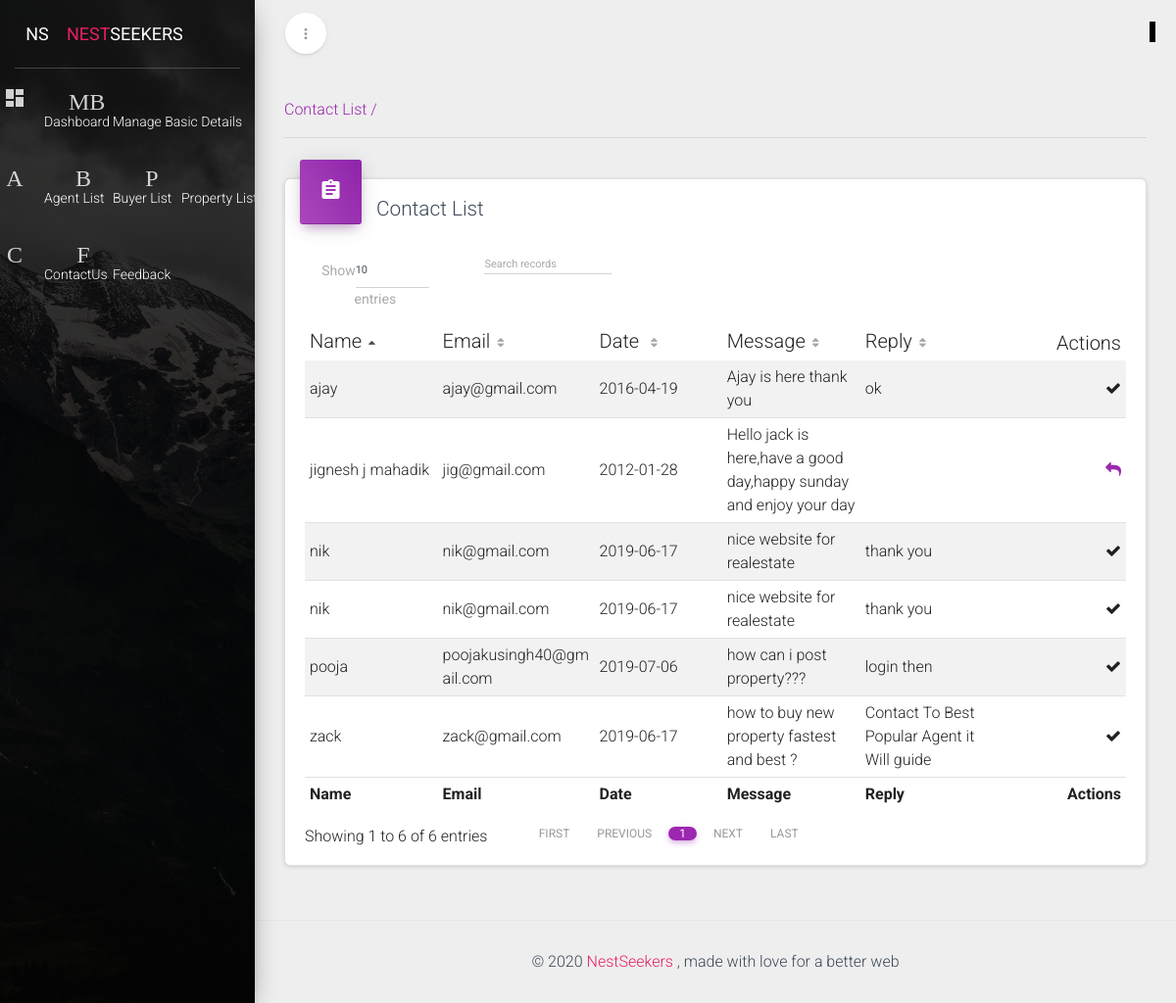
/NestSeekers/admin/ManageContactUs.php, run on the app's committed database.
### tables this page shows
CREATE TABLE IF NOT EXISTS `tblcontactus` (
  `ContactID` int(11) NOT NULL AUTO_INCREMENT,
  `Name` varchar(50) NOT NULL,
  `Email` varchar(100) NOT NULL,
  `Subject` varchar(100) NOT NULL,
  `MobileNumber` int(15) NOT NULL,
  `Message` varchar(200) NOT NULL,
  `Date` date NOT NULL,
  `IsActive` tinyint(5) NOT NULL,
  `Answer` varchar(200) DEFAULT NULL,
  `RepliedOn` date DEFAULT NULL,
  `IsReplied` tinyint(5) DEFAULT NULL,
  PRIMARY KEY (`ContactID`)
);

### NestSeekers/admin/ManageContactUs.php (the view, shortened to what this page needs)
<!doctype html>
<html lang="en">
<head>
    <?php include_once("LoadFile1.php");?>
</head>
<body >
	<div class="wrapper">
            <?php include_once("SideBarMenu.php");?>
	    <div class="main-panel">
			   <?php include_once("NavBar.php");?>
        <div class="content">
          <div class="container-fluid"><a href="">Contact List /</a><hr>
            <div class="row">
              <div class="col-md-12">
                <div class="card">
                  <div class="card-header card-header-icon" data-background-color="purple">
                    <i class="material-icons">assignment</i>
                  </div>
                  <div class="card-content">
                    <h4 class="card-title">Contact List</h4>
                    <div class="material-datatables">
                      <table id="datatables" class="table table-striped table-no-bordered table-hover" cellspacing="0" width="100%" style="width:100%">
                            <thead>
                                <tr>
                                    <th>Name</th>
                                    <th>Email</th>
                                    <th>Date </th>
                                    <th>Message</th>
                                    <th>Reply</th>
                                    <th class="disabled-sorting text-right">Actions</th>
                                </tr>
                            </thead>
                            <tfoot>
                                <tr>
                                    <th>Name</th>
                                    <th>Email</th>
                                    <th>Date </th>
                                    <th>Message</th>
                                    <th>Reply</th>
                                    <th class="text-right">Actions</th>
                                </tr>
                            </tfoot>
                            <tbody>
                                  <?php
                                          $select_ContactUs="select * from tblcontactus ";
                                          $Execute_select_ContactUS=mysqli_query($con,$select_ContactUs)or die(mysqli_error($con));
                                          while($fetch_ContactUs=mysqli_fetch_array($Execute_select_ContactUS))
                                          {
                                  ?>
                                <tr>
                                    <td><?php echo $fetch_ContactUs['Name'];?></td>
                                    <td><?php echo $fetch_ContactUs['Email'];?></td>
                                    <td><?php echo $fetch_ContactUs['Date'];?></td>
                                    <td><?php echo $fetch_ContactUs['Message'];?></td>
                                    <td><?php echo $fetch_ContactUs['Answer'];?></td>
                                    <td class="text-right">
                                        <?php
                                          if($fetch_ContactUs['IsReplied']==1)
                                          {
                                            echo "<i class='fa fa-check' ></i>";
                                          }else
                                          {
                                        ?>
                                        <a href="ReplyForm.php?ContactID=<?php echo $fetch_ContactUs['ContactID']; ?>"><i class="fa fa-mail-reply " ></i></a>
                                        <?php
                                          }
                                        ?>
                                    </td>
                                </tr>
                                <?php
                                    }
                                ?>
                            </tbody>
                      </table>
                    </div>
                  </div>
                </div>
              </div>
            </div>
          </div>
        </div>
        <?php include_once("Footer.php"); ?>
		  </div>
	</div>
</body>
</html>

### data on the page
tblcontactus: Name "jignesh j mahadik", Email "jig@gmail.com", Date "2012-01-28", Message "Hello jack is here,have a good day,happy sunday and enjoy your day"
tblcontactus: Name "ajay", Email "ajay@gmail.com", Date "2016-04-19", Message "Ajay is here thank you", Answer "ok", IsReplied 1 (drawn)
tblcontactus: Name "nik", Email "nik@gmail.com", Date "2019-06-17", Message "nice website for realestate", Answer "thank you", IsReplied 1 (drawn)
tblcontactus: Name "nik", Email "nik@gmail.com", Date "2019-06-17", Message "nice website for realestate", Answer "thank you", IsReplied 1 (drawn)
tblcontactus: Name "zack", Email "zack@gmail.com", Date "2019-06-17", Message "how to buy new property fastest and best ?", Answer "Contact To Best Popular Agent it Will guide", IsReplied 1 (drawn)
tblcontactus: Name "pooja", Email "poojakusingh40@gmail.com", Date "2019-07-06", Message "how can i post property???", Answer "login then", IsReplied 1 (drawn)
